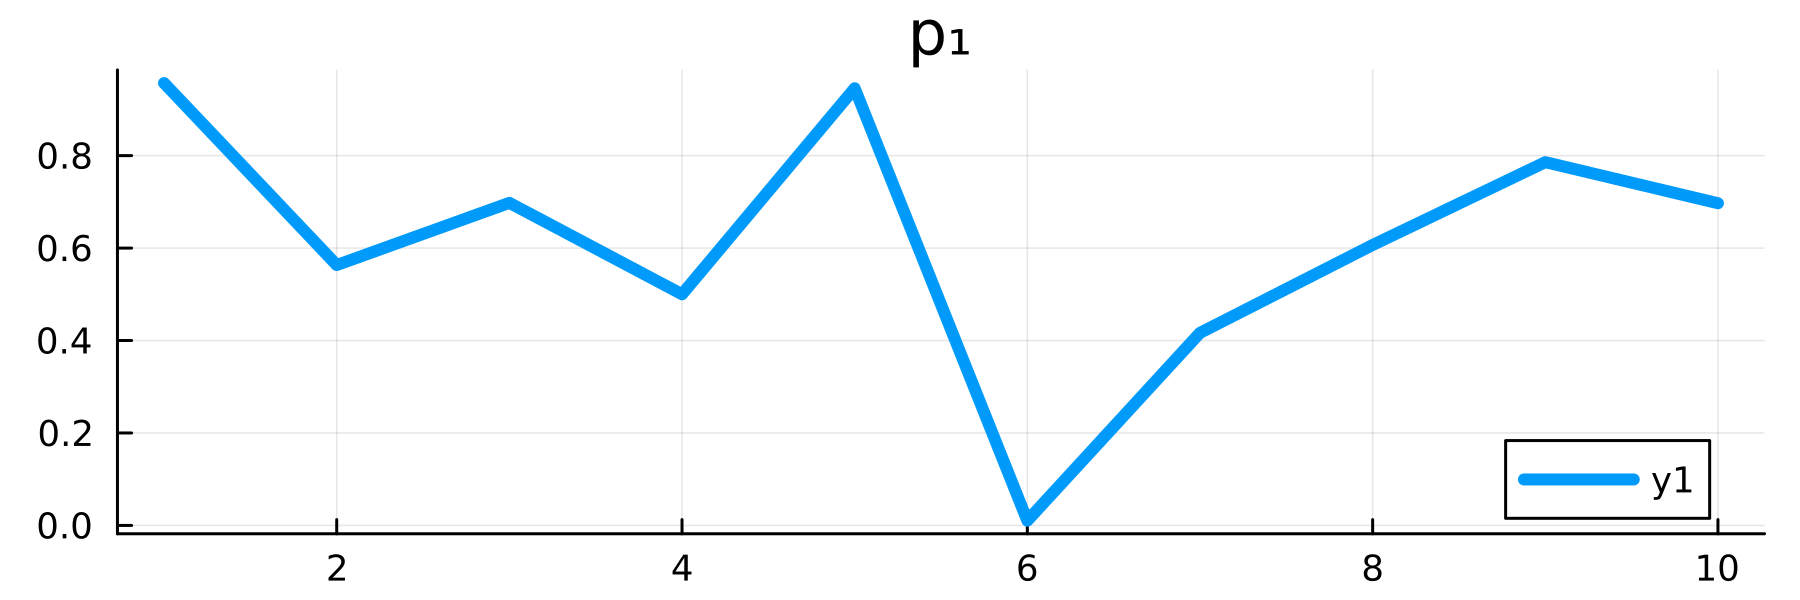

Here is the Julia script that generated this plot:
using Plots
using StatsPlots

cd = @__DIR__

p₁ = plot(rand(10), mc = :red, dpi = 300, title = "p₁", lw = 4, size = (600,200))

savefig(p₁, cd*"/3601_1.png")


st = [:line :scatter :barhist :steppre :scatterhist :bar]

x = rand(20)
y = repeat(x, outer = (1, length(st)))

plot(y, seriestype = st, layout = 6, dpi = 300, size = (900, 600), 
    mc = :purple, lc = :darkgreen, fc = :skyblue, lw = 3, ms = 7,
    title = reshape([":$(st[i])" for i ∈ 1:length(st)], (1,:)), bins = 10,
    bottom_margin = 30Plots.px)
savefig(cd*"/3601_2.png")

plot(rand(20, 3), layout = (3,1), seriestype = [:scatter :line :bar],
    markeralpha = 0.5, mc = :red,
    la = 0.5,          lc = :green,
    fα = 0.5,          fc = :blue,
    lw = 3, ms = 7, dpi = 300
)


p = plot(rand(20, 3), layout = (3,1), seriestype = [:scatter :line :bar],
    markeralpha = 0.5, mc = :red,
    la = 0.5,          lc = :green,
    fα = 0.5,          fc = :blue,
    lw = 3, ms = 7, dpi = 300
)
savefig(p, cd*"/3601_3.png")

p2
p2.series_list[2][:linealpha] = 1
p2.series_list[1][:markeralpha] = 1
p2.series_list[3][:fillalpha] = 1
savefig(p2, cd*"/3601_4.png")
